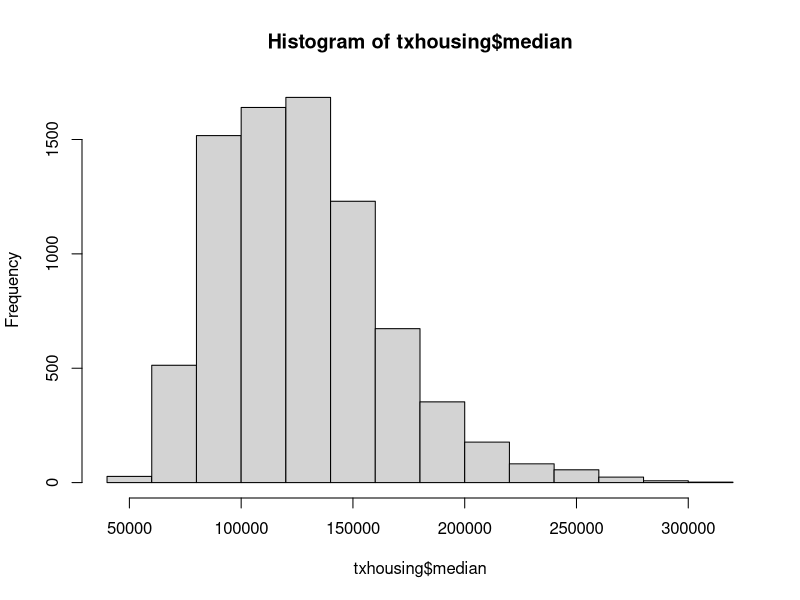

Source code (R):
#### Caitlin Esgana ####

#### Exam 1 ####

# 1
x<- c(9,3,NA,15,7,NA,8)
# a
mean(x,na.rm= TRUE)
sd(x,na.rm= TRUE)
# b
which(is.na(x))
# c
x[which(is.na(x))]<- 4
x
# d
x[3:5]
# e
sum(x^3,na.rm= TRUE)
# f
which(x>5)
# g
y<- x[which(x>5)]

# 2
W<- matrix(c(2,8,9,5), ncol= 2)
Z<- matrix(c(6,1,0,3), ncol= 2)
# a
W[2,2]
# b
W+Z
# c
solve(W) %*%  W
# d 
W%*%Z
Z%*%W
#Answers are different in matrix multiplication
#e
det(W)
# f
t(W)

# 3
library(tidyverse)
View(txhousing)
nrow(txhousing)
ncol(txhousing)
# a
txhousing[[7]]
txhousing$listings
# b
txhousing[33,]
# c
sub<-subset(txhousing,year=="2015")
# d
listings<- data.frame(sub)
mean(listings[[7]])
# e
myhist<- hist(txhousing$median)
# f
is.list(myhist)
sd(myhist$counts)

# 4
# a
myvec<- c(2,7,3,9,8)
for(i in 1:length(myvec)) {
  print(sqrt(myvec[i]))
}
# b
myvec<- c(2,7,3,9,8)
for(i in 1:length(myvec)) {
  if(myvec[i] %% 2 == 0) {
    print(sqrt(myvec[i]))
  }else{
    print("*")
  }
}
# c
myvec<- c(2,7,3,9,8)
newvec<- NULL
for(i in 1:length(myvec)) {
  newvec<- c(newvec,sqrt(myvec[i]))
}
newvec

# 5
# a
f.to.c<- function(f){
  c<- (5/9)*(f-32)
  return(c)
}
# b
x<- c(2,7,8,12,99)
trim.mean<- function(x){
  trim.mean<- mean(x[2:3])
  return(trim.mean)
}
trim.mean